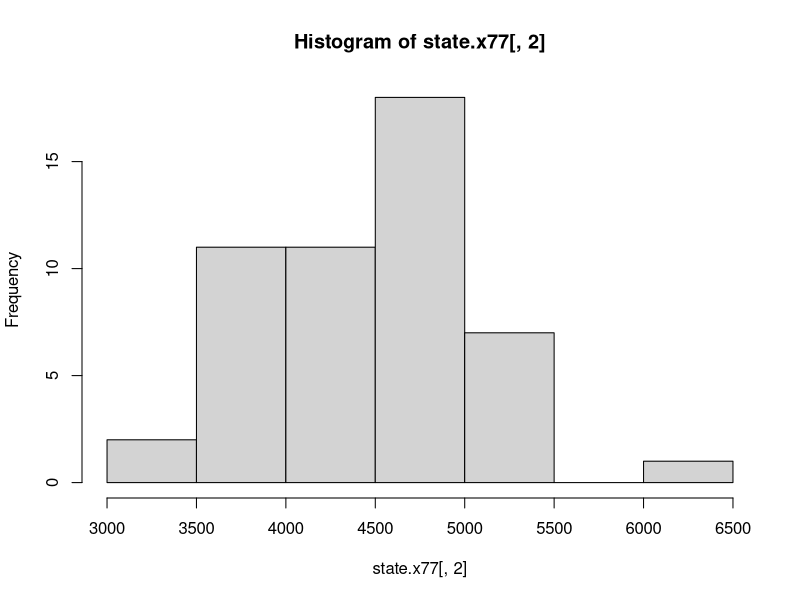

This figure's R source:
# remove objects
rm(list=ls())
# detach all libraries
detachAllPackages <- function() {
  basic.packages <- c("package:stats","package:graphics","package:grDevices","package:utils","package:datasets","package:methods","package:base")
  package.list <- search()[ifelse(unlist(gregexpr("package:",search()))==1,TRUE,FALSE)]
  package.list <- setdiff(package.list,basic.packages)
  if (length(package.list)>0)  for (package in package.list) detach(package, character.only=TRUE)
}
detachAllPackages()

#############
# Basic stats
#############

# create vector y
y <- c(0, 4, 4, 5, 7, 10)

# (1) find sum of y using the built-in R function
sum(y)

# (2) find mean of y using your "own" function
sum(y)/length(y)
# now do the same thing, but faster using the built-in R function
mean(y)

# (3) find sum of demeaned values
y - mean(y) #Update

# (4) calculate sum of squared error
deviations <- y - mean(y)
squared_error <- sum(deviations^2)
squared_error

variance <- squared_error / (length(y) - 1)
variance

###########
# Quantiles
###########

# create vector
quantilesVec <- c(55, 84, 65, 54, 61, 67, 80, 59, 81, 82)

# (1) calculate median 

median(quantilesVec) # C

# (2) calculate quantiles

quantile(quantilesVec)

# (3) make a histogram of state median income
hist(state.x77[,2])

# remember to save your plot as a pdf
